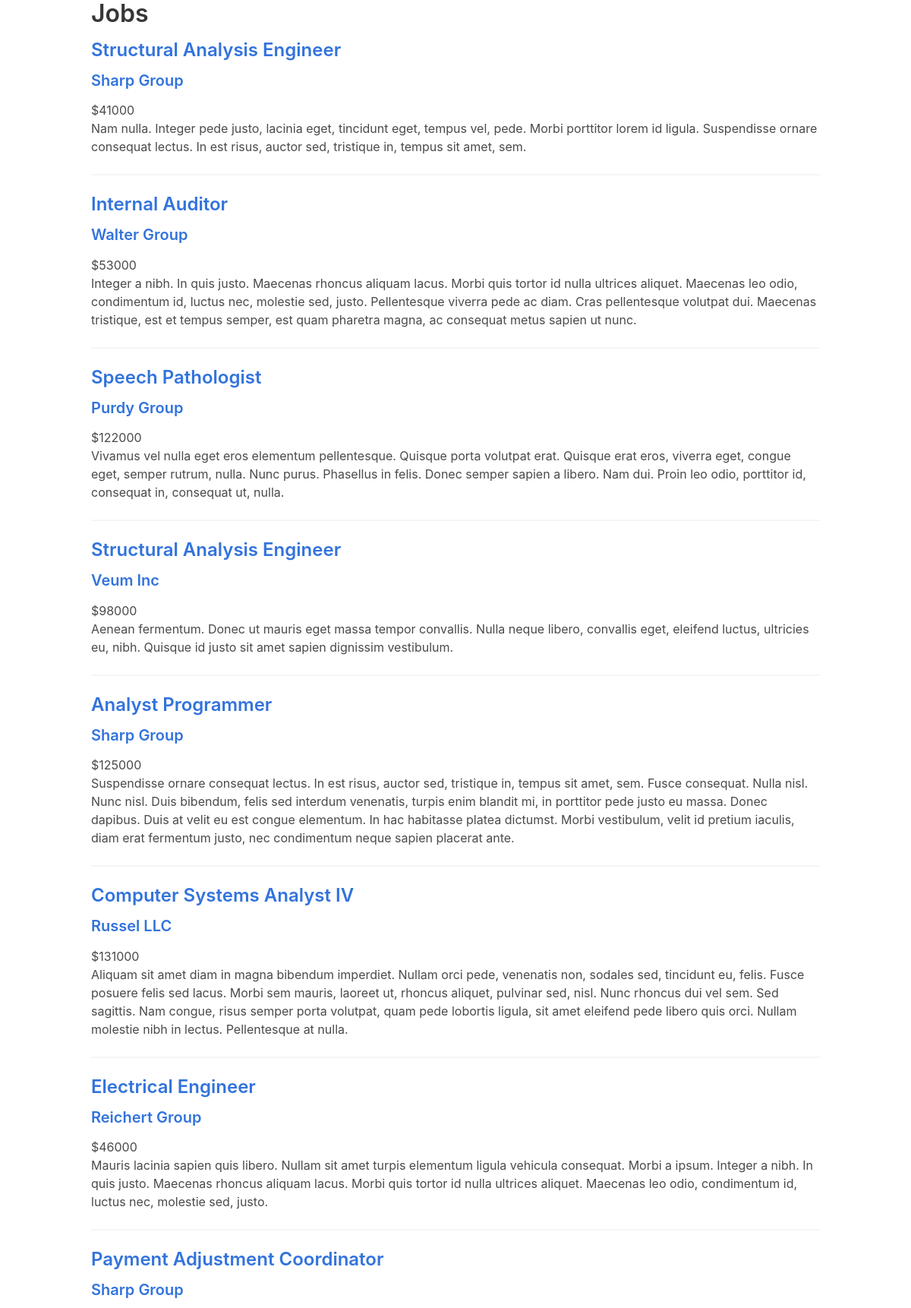
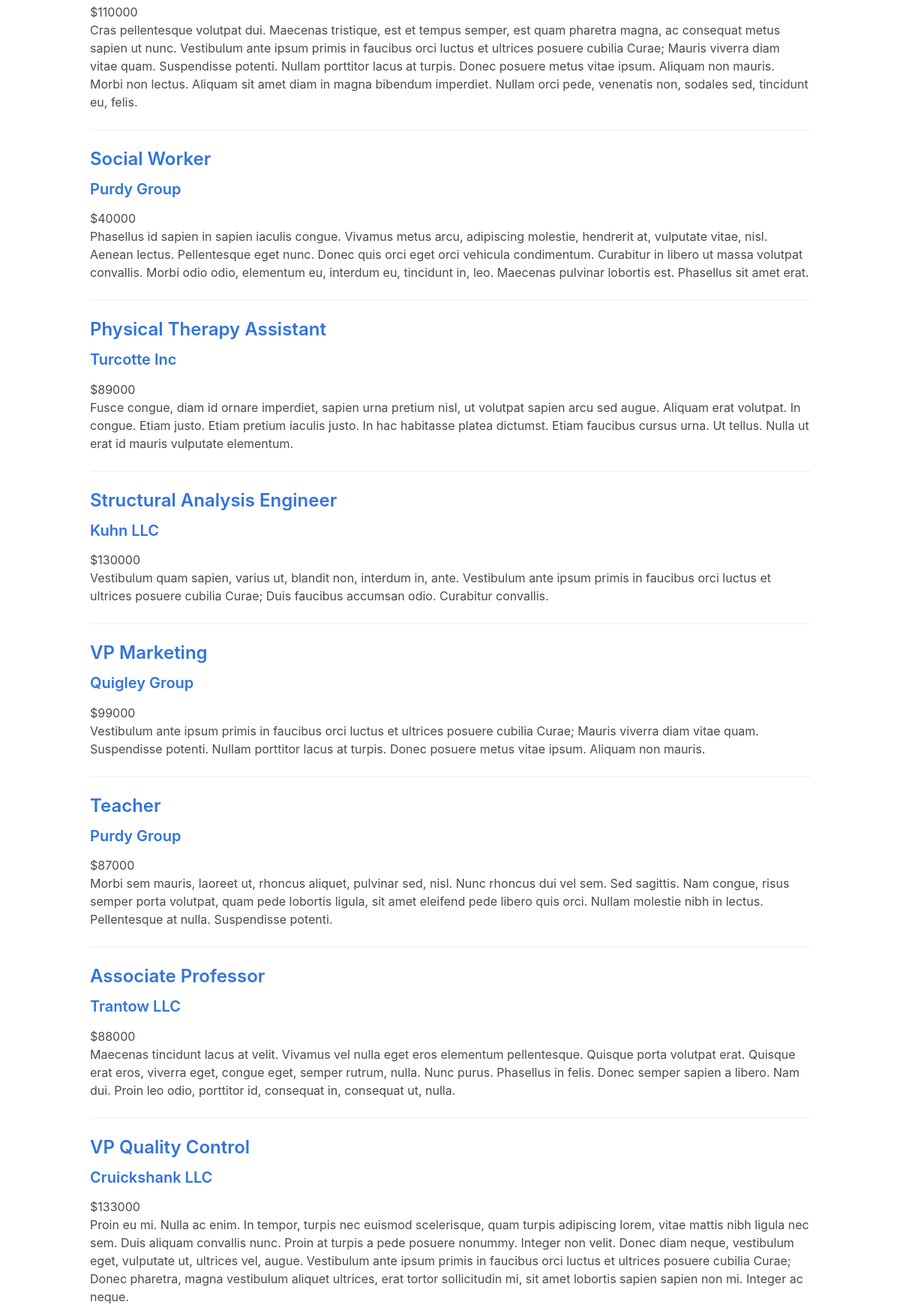
Page /jobs (upper part) on the committed database (2 pictures, top to bottom).
### tables this page shows
CREATE TABLE job (id INTEGER PRIMARY KEY AUTOINCREMENT, title VARCHAR NOT NULL, description TEXT NOT NULL, salary VARCHAR NOT NULL, employer_id INT NOT NULL);

CREATE TABLE employer (id INTEGER PRIMARY KEY AUTOINCREMENT, name VARCHAR NOT NULL, description TEXT, address VARCHAR NOT NULL, city VARCHAR NOT NULL, state VARCHAR NOT NULL, zip VARCHAR NOT NULL);

### app.py (the view)
@app.route('/')
@app.route('/jobs')
def jobs():
    jobs = query_db(
        'SELECT job.id, job.title, job.description, job.salary, employer.id as employer_id, employer.name as employer_name'
        ' FROM job JOIN employer ON employer.id = job.employer_id')
    return render_template('index.html', jobs=jobs)

### app.py (called while the page is built)
def get_db():
    db = getattr(g, '_database', None)
    if db is None:
        db = g._database = sqlite3.connect(DATABASE)
    db.row_factory = sqlite3.Row
    return db

def query_db(query, args=(), one=False):
    cur = get_db().execute(query, args)
    rv = cur.fetchall()
    cur.close()
    return (rv[0] if rv else None) if one else rv

@app.teardown_appcontext
def close_connection(exception):
    db = getattr(g, '_database', None)
    if db is not None:
        db.close()

### templates/index.html
{% extends "layout.html" %}
{% block content %}
  <h1>Jobs</h1>
  {% for job in jobs %}
    <div>
      <h3>
        <a href="{{ url_for('job', job_id=job['id']) }}">
          {{ job['title'] }}
        </a>
      </h3>
      <div class="description">
        <h4>
          <a href="{{ url_for('employer', employer_id=job['employer_id']) }}">{{ job['employer_name'] }}</a>
        </h4>
        <p>
          ${{ job['salary'] }}<br>
          {{ job['description'] }}
        </p>
      </div>
    </div>
    {% if not loop.last %}
      <hr>
    {% endif %}
  {% endfor %}
{% endblock %}

### rows in the picture
job: title "Structural Analysis Engineer", employer_name "Sharp Group", salary "41000", description "Nam nulla. Integer pede justo, lacinia eget, tincidunt eget, tempus vel, pede. Morbi porttitor lorem id ligula. Suspendisse ornare consequat lectus. In est risus, auctor sed, tristique in, tempus sit amet, sem."
job: title "Internal Auditor", employer_name "Walter Group", salary "53000", description "Integer a nibh. In quis justo. Maecenas rhoncus aliquam lacus. Morbi quis tortor id nulla ultrices aliquet. Maecenas leo odio, condimentum id, luctus nec, molestie sed, justo. Pellentesque viverra pede ac diam. Cras pellentesque volutpat dui. Maecenas tristique, est et tempus semper, est quam pharetra magna, ac consequat metus sapien ut nunc."
job: title "Speech Pathologist", employer_name "Purdy Group", salary "122000", description "Vivamus vel nulla eget eros elementum pellentesque. Quisque porta volutpat erat. Quisque erat eros, viverra eget, congue eget, semper rutrum, nulla. Nunc purus. Phasellus in felis. Donec semper sapien a libero. Nam dui. Proin leo odio, porttitor id, consequat in, consequat ut, nulla."
job: title "Structural Analysis Engineer", employer_name "Veum Inc", salary "98000", description "Aenean fermentum. Donec ut mauris eget massa tempor convallis. Nulla neque libero, convallis eget, eleifend luctus, ultricies eu, nibh. Quisque id justo sit amet sapien dignissim vestibulum."
job: title "Analyst Programmer", employer_name "Sharp Group", salary "125000", description "Suspendisse ornare consequat lectus. In est risus, auctor sed, tristique in, tempus sit amet, sem. Fusce consequat. Nulla nisl. Nunc nisl. Duis bibendum, felis sed interdum venenatis, turpis enim blandit mi, in porttitor pede justo eu massa. Donec dapibus. Duis at velit eu est congue elementum. In hac habitasse platea dictumst. Morbi vestibulum, velit id pretium iaculis, diam erat fermentum justo, nec condimentum neque sapien placerat ante."
job: title "Computer Systems Analyst IV", employer_name "Russel LLC", salary "131000", description "Aliquam sit amet diam in magna bibendum imperdiet. Nullam orci pede, venenatis non, sodales sed, tincidunt eu, felis. Fusce posuere felis sed lacus. Morbi sem mauris, laoreet ut, rhoncus aliquet, pulvinar sed, nisl. Nunc rhoncus dui vel sem. Sed sagittis. Nam congue, risus semper porta volutpat, quam pede lobortis ligula, sit amet eleifend pede libero quis orci. Nullam molestie nibh in lectus. Pellentesque at nulla."
job: title "Electrical Engineer", employer_name "Reichert Group", salary "46000", description "Mauris lacinia sapien quis libero. Nullam sit amet turpis elementum ligula vehicula consequat. Morbi a ipsum. Integer a nibh. In quis justo. Maecenas rhoncus aliquam lacus. Morbi quis tortor id nulla ultrices aliquet. Maecenas leo odio, condimentum id, luctus nec, molestie sed, justo."
job: title "Payment Adjustment Coordinator", employer_name "Sharp Group", salary "110000", description "Cras pellentesque volutpat dui. Maecenas tristique, est et tempus semper, est quam pharetra magna, ac consequat metus sapien ut nunc. Vestibulum ante ipsum primis in faucibus orci luctus et ultrices posuere cubilia Curae; Mauris viverra diam vitae quam. Suspendisse potenti. Nullam porttitor lacus at turpis. Donec posuere metus vitae ipsum. Aliquam non mauris. Morbi non lectus. Aliquam sit amet diam in magna bibendum imperdiet. Nullam orci pede, venenatis non, sodales sed, tincidunt eu, felis."
job: title "Social Worker", employer_name "Purdy Group", salary "40000", description "Phasellus id sapien in sapien iaculis congue. Vivamus metus arcu, adipiscing molestie, hendrerit at, vulputate vitae, nisl. Aenean lectus. Pellentesque eget nunc. Donec quis orci eget orci vehicula condimentum. Curabitur in libero ut massa volutpat convallis. Morbi odio odio, elementum eu, interdum eu, tincidunt in, leo. Maecenas pulvinar lobortis est. Phasellus sit amet erat."
job: title "Physical Therapy Assistant", employer_name "Turcotte Inc", salary "89000", description "Fusce congue, diam id ornare imperdiet, sapien urna pretium nisl, ut volutpat sapien arcu sed augue. Aliquam erat volutpat. In congue. Etiam justo. Etiam pretium iaculis justo. In hac habitasse platea dictumst. Etiam faucibus cursus urna. Ut tellus. Nulla ut erat id mauris vulputate elementum."
job: title "Structural Analysis Engineer", employer_name "Kuhn LLC", salary "130000", description "Vestibulum quam sapien, varius ut, blandit non, interdum in, ante. Vestibulum ante ipsum primis in faucibus orci luctus et ultrices posuere cubilia Curae; Duis faucibus accumsan odio. Curabitur convallis."
job: title "VP Marketing", employer_name "Quigley Group", salary "99000", description "Vestibulum ante ipsum primis in faucibus orci luctus et ultrices posuere cubilia Curae; Mauris viverra diam vitae quam. Suspendisse potenti. Nullam porttitor lacus at turpis. Donec posuere metus vitae ipsum. Aliquam non mauris."
job: title "Teacher", employer_name "Purdy Group", salary "87000", description "Morbi sem mauris, laoreet ut, rhoncus aliquet, pulvinar sed, nisl. Nunc rhoncus dui vel sem. Sed sagittis. Nam congue, risus semper porta volutpat, quam pede lobortis ligula, sit amet eleifend pede libero quis orci. Nullam molestie nibh in lectus. Pellentesque at nulla. Suspendisse potenti."
job: title "Associate Professor", employer_name "Trantow LLC", salary "88000", description "Maecenas tincidunt lacus at velit. Vivamus vel nulla eget eros elementum pellentesque. Quisque porta volutpat erat. Quisque erat eros, viverra eget, congue eget, semper rutrum, nulla. Nunc purus. Phasellus in felis. Donec semper sapien a libero. Nam dui. Proin leo odio, porttitor id, consequat in, consequat ut, nulla."
job: title "VP Quality Control", employer_name "Cruickshank LLC", salary "133000", description "Proin eu mi. Nulla ac enim. In tempor, turpis nec euismod scelerisque, quam turpis adipiscing lorem, vitae mattis nibh ligula nec sem. Duis aliquam convallis nunc. Proin at turpis a pede posuere nonummy. Integer non velit. Donec diam neque, vestibulum eget, vulputate ut, ultrices vel, augue. Vestibulum ante ipsum primis in faucibus orci luctus et ultrices posuere cubilia Curae; Donec pharetra, magna vestibulum aliquet ultrices, erat tortor sollicitudin mi, sit amet lobortis sapien sapien non mi. Integer ac neque."
